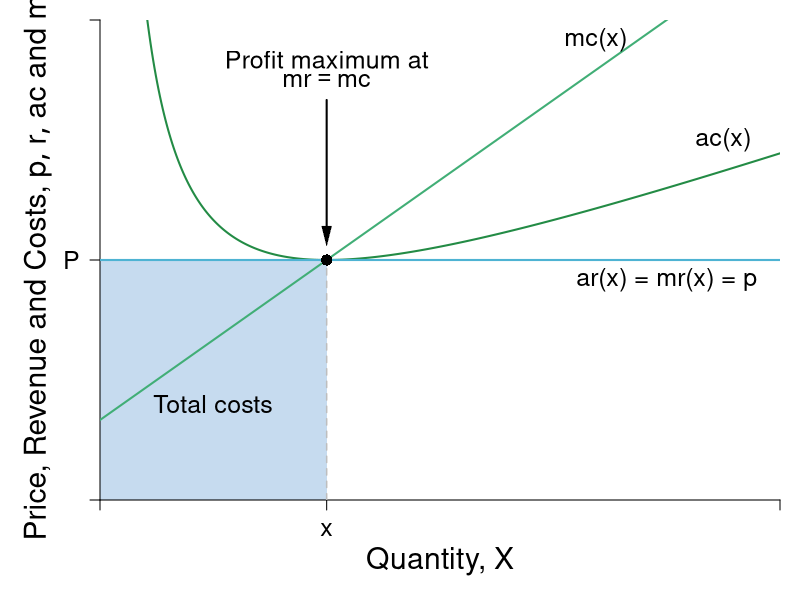

The R script that drew this image:
#Graph Designer: Simon Halliday
#Authors: Bowles, Foley and Halliday
#Title: Coordination, Conflict and Competition: A Text in Microeconomics

require(shape)
pdf(file = "competitionmarkets/perf_comp_costs.pdf", width = 9, height = 7)

#Set parameters for graphics
pointsize <- 1.8
axislabelsize <- 1.8
labelsize <- 1.5
namesize <- 1.8
annotatesize <- 1.5
graphlinewidth <- 2
segmentlinewidth <- 1.5

COL <- c("#7fc97f", "#beaed4", "#fdc086", "#ffff99", "#386cb0", "#f0027f", "#bf5b17", "#666666")
COLA <- c("#e0f3db", "#99d8c9","#66c2a4","#41ae76", "#238b45", "#005824")
COLB <- c("#c6dbef", "#4eb3d3", "#2b8cbe", "#0868ac","#084081")

#Edited the margins to cater for the larger LHS labels
par(mar =  c(5, 5, 1, 1))

AvgRevenue <- function(x, rmax = 12, xmax = 12){
  rmax - (rmax/xmax)*x
}

MRevenue <- function(x, rmax = 12, xmax = 12){
  rmax - 2*(rmax/xmax)*x
}

TotCost <- function(x, c0 = 8, c1 = 2, c2 = 0.5){
  c0 + c1*x + c2*(x^2)
}

AvgCost <- function(x, c0 = 8, c1 = 2, c2 = 0.5){
#  TotCost(x) / x
  c0 / x + c1 + c2*x
}

MCost <- function(x, c0 = 8, c1 = 2, c2 = 0.5){
# deriv(TotCost(x), x)
  c1 + 2*c2*x
}

xlims <- c(0, 12)
ylims <- c(0, 12)

npts <- 501 
x <- seq(xlims[1], xlims[2], length.out = npts)
y <- seq(ylims[1], ylims[2], length.out = npts) 
a <- c(13, 16.75, 19.25)

plot(0, 0, xlim = xlims, ylim = ylims, type = "n",
     xlab = expression(paste("")),
     ylab = expression(paste("")), 
     xaxt = "n", 
     yaxt = "n", 
     cex.lab = axislabelsize, 
     bty = "n",
     xaxs="i", 
     yaxs="i")

# ticksy <- seq(from = ylims[1], to = ylims[2], by = 1)
# ylabels <- seq(from = ylims[1], to = ylims[2], by = 1)
# ticksx <- seq(from = xlims[1], to = xlims[2], by = 1)
# xlabels <- seq(from = xlims[1], to = xlims[2], by = 1)
ticksy <- c(0, 6, NA, ylims[2])
ylabels <- c(NA, expression(paste(P)), NA, NA)
ticksx <- c(0, 4, NA, xlims[2])
xlabels <- c(NA, expression(paste(x)), NA, NA)

npts <- 500 
xx1 <- seq(xlims[1], xlims[2], length.out = npts)
xx3 <- seq(2, 6, length.out = npts)

# Draw the polygon for profit
xpoly1 <- c(0, 0, 4, 4, 0)
ypoly1 <- c(0, min(AvgCost(xx1)), min(AvgCost(xx1)), 0, 0)
polygon(x = xpoly1, y = ypoly1, col=COLB[1],density=NULL, border = NA)

axis(1, at = ticksx, pos = 0, labels = xlabels, cex.axis=labelsize)
axis(2, at = ticksy, pos = 0, labels = ylabels, las = 1,cex.axis=labelsize)

#Label the costs
text(2, 0.4*AvgCost(x = 4), expression("Total costs"), cex = labelsize)

#Draw the polygon for costs

#xpoly2 <- c(0, 4, 4, 0, 0)
#ypoly2 <- c(0, 0, 4, 0, 0)
#polygon(x = xpoly2, y = ypoly2, col=COLB[1], density=NULL, border = NA)

# lines(xx1, bcA(xx1, w = 10, p = 1.5), col = COLB[3], lwd = graphlinewidth)
# lines(xx1, AvgRevenue(xx1, rmax = 12, xmax = 12), col = COLB[5], lwd = graphlinewidth)
# lines(xx1, MRevenue(xx1, rmax = 12, xmax = 12), col = COLB[4], lwd = graphlinewidth)
lines(xx1, AvgCost(xx1), col = COLA[5], lwd = graphlinewidth)
lines(xx1, MCost(xx1), col = COLA[4], lwd = graphlinewidth)

# Label the axes

# text(0.5*(xlims[2]), -1.8, expression(paste("Output, ", x)), xpd = TRUE, cex = axislabelsize) 
mtext(expression(paste("Quantity, ", X)), side=1, line = 3, cex = axislabelsize)
#mtext(expression(paste("Quantity of output, ", x)), side=1, line = 3, cex = axislabelsize)
text(-1.1, 0.5*ylims[2], expression(paste("Price, Revenue and Costs, ", list(p, r, ac), " and ", mc)), xpd = TRUE, cex = axislabelsize, srt = 90) 

#Label curves

text(10, 5.5, expression(paste("ar(x) = mr(x) = p")), cex = labelsize)
text(11, 9, expression(paste("ac(x)")), cex = labelsize)
text(8.75, 11.5, expression(paste("mc(x)")), cex = labelsize)

#Labels cost and profit areas (To be added)


#Draw segments for total costs

segments(0, 6, 4, 6,
         lty = 2, col = "gray" , lwd = segmentlinewidth
         )
segments(4, 0, 4, 6,
         lty = 2, col = "gray" , lwd = segmentlinewidth
)
segments(0, 6, xlims[2], 6,
         lty = 1, col = COLB[2] , lwd = graphlinewidth
)

# Label Points for comparison

points(4, 6, pch = 16, col = "black", cex = 1.5)
# text(3.8, MRevenue(x = 4) - 0.4, expression(i), cex = labelsize)


# points(4, AvgRevenue(x = 4), pch = 16, col = "black", cex = 1.5)
# text(4.2, AvgRevenue(x = 4) + 0.4, expression(h), cex = labelsize)

# Arrows (Labels to be added)

text(4, 11, expression(paste("Profit maximum at")), cex = labelsize)
text(4, 10.5, expression(paste(mr == mc)), cex = labelsize)
shape::Arrows(4, 10, 4, 6.6, col = "black", lty = 1, lwd = 2, arr.type = "triangle", arr.lwd = 0.5)



dev.off()
